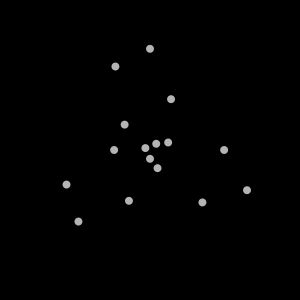
Frame 1 (no input)
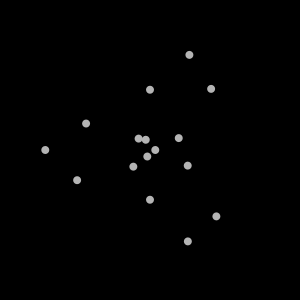
Frame 60 (the mouse pressed at the canvas centre just before this capture)
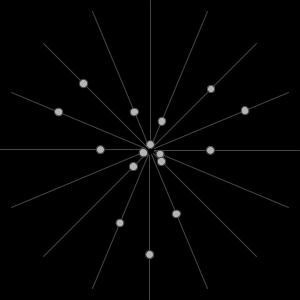
Frame 120 (the mouse held since frame 60 and released just before this capture)

The Processing sketch that drew these frames (run headless with seeded random() and noise(); from frame 60 on, the mouse is pressed at the canvas centre):

// Processing sketch: puntosmismoeje
// ── puntosmismoeje.pde
int numeropuntos;
int FN;
float amplitud;
boolean revelacion=false;

void setup() {
  size(300, 300);
  frameRate(50);
  numeropuntos=16;
  FN=0;
  amplitud=1;
  noStroke();
  colorMode(HSB, 360, 255, 255);
}

void draw() {
  background(0, 0, 0);
  pushMatrix();
  translate(width/2, height/2);
  if (revelacion) {
    revelacio();
  }
  for (int i=0; i<numeropuntos; i++) {
    rotate(TWO_PI/numeropuntos);
    //sin colores
    fill(255);
    //colores para notar los ejes
    //fill(360*i/N, 255, 255);
    ellipse(50*(1.1+amplitud*cos(.075*FN+PI*6*i/numeropuntos)), 0, 8, 8);
  }
  popMatrix();
  FN++;
}

void revelacio() {
  stroke(100);
  for (int i=0; i<numeropuntos; i++) {
    rotate(TWO_PI/numeropuntos);  
    line(150, 0, 5, 0);
  }
}

void mousePressed() {
  revelacion=!revelacion;
}
